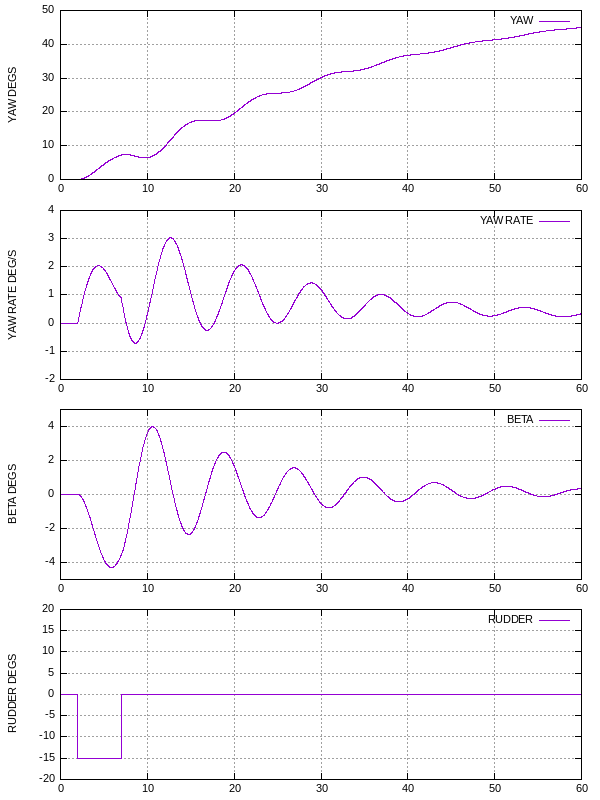

The gnuplot source for this figure:
set terminal png truecolor font arial 8 size 600,800
set output "ex3.png"
set size 1,1
set origin 0,0
set lmargin 10
set multiplot
set grid
set format y "%5g"
set size 1.0, 0.250000
set style line 1 lw 1 linecolor rgb "blue"
set origin 0, 0.750000
set ylabel "YAW DEGS"
set xr[0.0:60.000000]
set yr[0.000000:50.000000]
plot 'ex3.dat' using 1:2 title 'YAW' with lines
set origin 0, 0.500000
set ylabel "YAW RATE DEG/S"
set xr[0.0:60.000000]
set yr[-2.000000:4.000000]
plot 'ex3.dat' using 1:3 title 'YAW RATE' with lines
set origin 0, 0.250000
set ylabel "BETA DEGS"
set xr[0.0:60.000000]
set yr[-5.000000:5.000000]
plot 'ex3.dat' using 1:4 title 'BETA' with lines
set origin 0, 0.000000
set ylabel "RUDDER DEGS"
set xr[0.0:60.000000]
set yr[-20.000000:20.000000]
plot 'ex3.dat' using 1:5 title 'RUDDER' with lines
unset multiplot
reset
set output
